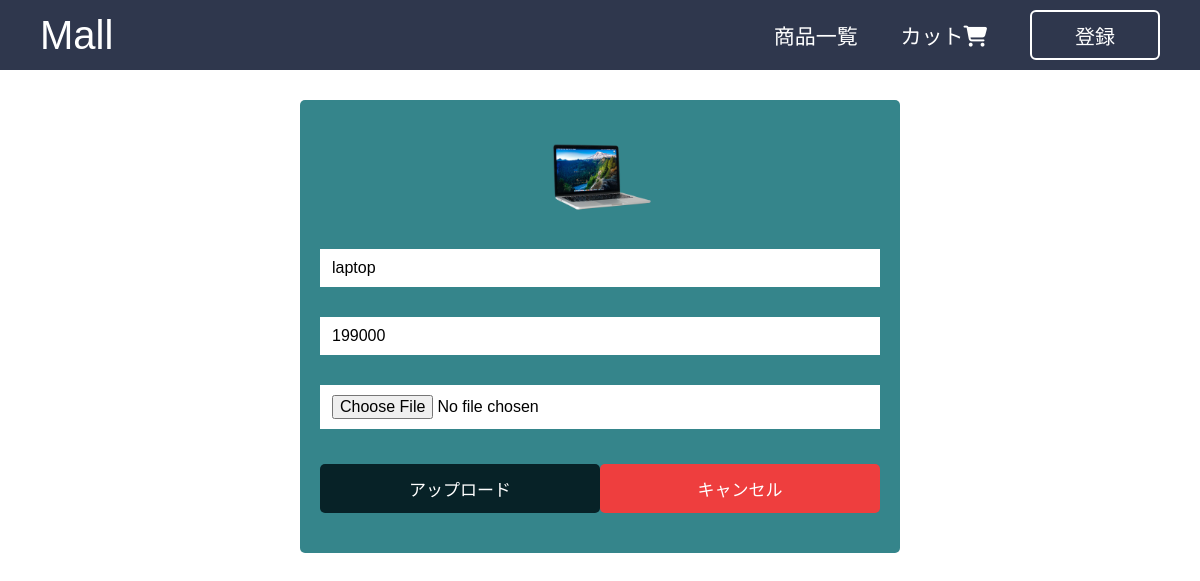
/update.php?edit=1, run on the app's committed database.
### tables this page shows
CREATE TABLE `products` (
  `id` int(20) NOT NULL,
  `name` varchar(255) NOT NULL,
  `price` int(20) NOT NULL,
  `image` varchar(255) NOT NULL
);

### update.php (the view, shortened to what this page needs)
<?php include 'connect.php';
?>
<!DOCTYPE html>
<html lang="en">
<head>
    <link rel="stylesheet" href="css/style.css">
    <link rel="stylesheet" href="https://cdnjs.cloudflare.com/ajax/libs/font-awesome/6.5.2/css/all.min.css" />
</head>
<body>
    <?php include 'header.php'?>
    <section class="edit_container">
        <?php
        if(isset($_GET['edit'])){
            $edit_id=$_GET['edit'];
            $edit_query=mysqli_query($conn,"Select * from `products` where id=$edit_id");
            if(mysqli_num_rows($edit_query)>0){
                $fetch_data=mysqli_fetch_assoc($edit_query);
        ?>
                <form action="" method="post" enctype="multipart/form-data" class="update_product product_container_box">
                    <img src="image/<?php echo $fetch_data['image']?>" alt="">
                    <input type="text" class="input_fields fields" required value="<?php echo $fetch_data['name']?>" name="update_product_name">
                    <input type="number" class="input_fields fields" required value="<?php echo $fetch_data['price']?>" name="update_product_price">
                    <input type="file" class="input_fields fields" required accept="image/png,image/jpg,image/jpeg" name="update_product_image">
                    <div class="btns">
                        <input type="submit" class="edit_btn" value="アップロード" name="update_product">
                        <input type="reset" id="close-edit" class="cancel_btn" value="キャンセル">
                    </div>
                </form>
        <?php
            }
        }
        ?>
    </section>
</body>
</html>

### css/style.css (style rules this page uses)
* { margin: 0; padding: 0; box-sizing: border-box; outline: none; border: none; text-decoration: none; font-family: "Poppins", sans-serif; }
:root { --color1: #072227; --color2: #35858b; --color3: #4fbdba; --color4: #aefeff; --color5:#314e65; --black: #000; --white: #fff; --lightgray: #d3d3d3; --lightgray1: rgba(211,211,211,.7); --red: rgb(238, 62, 62); }
html { font-size: 62.5%; }
body { background: url('background.png'); background-repeat: repeat; background-size: cover; background-position: center; }
section { padding: 1rem; }
.add_product, .update_product { max-width: 600px; background-color: var(--color2); border-radius: 0.5rem; padding: 2rem; margin: 0 auto; margin-top: 2rem; }
.add_product .input_fields, .update_product .input_fields { padding: 1rem 1.2rem; font-size: 1.6rem; color: var(--black); background-color: var(--white); margin: 1.5rem 0; width: 100%; }
.submit_btn, .edit_btn, .cancel_btn { display: block; width: 50%; text-align: center; background-color: var(--color1); color: var(--white); font-size: 1.7rem; padding: 1.2rem 3rem; border-radius: 0.5rem; cursor: pointer; margin-top: 2rem; margin: 0 auto; }
.cancel_btn { background-color: var(--red); margin: 2rem auto; }
.btns { display: flex; justify-content: center; align-items: center; width: 100%; }
.product_container_box { text-align: center; height: 70%; }
img { width: 20%; margin: 0 auto; }

### data on the page
products: image (picture), update_product_name "laptop", update_product_price "199000"
